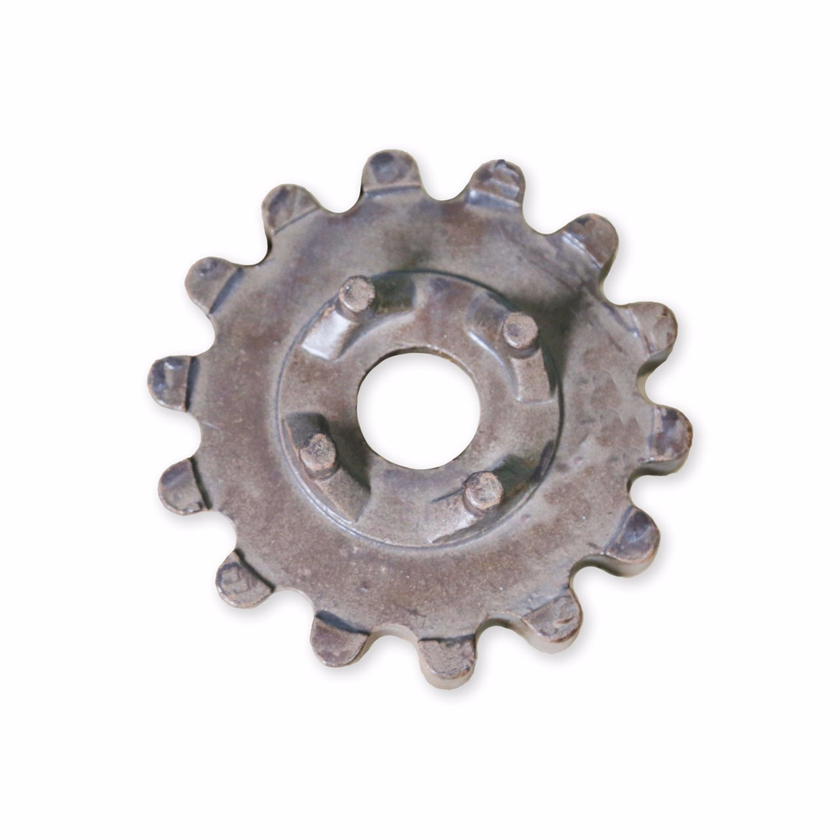
#> input picture 实验一/齿轮.bmp, 840 x 840 px, shrunk from 1280 x 1280 before the run
$ python experiment1.py   (older library calls are emulated)
#> lines starting #> are read from the running program, lines starting #| are printed output that depends on the picture; after the words box and inside, x2 and y2 are one past the last pixel; in counts of white or black regions, pixels touching at a corner belong together
import os
from pathlib import Path

import cv2
import numpy as np


BASE_DIR = Path(__file__).resolve().parent
RESULT_DIR = BASE_DIR / "results"
RESULT_DIR.mkdir(exist_ok=True)


def imread(path, flags=cv2.IMREAD_COLOR):
    # 使用 imdecode 读取中文路径图片，避免 cv2.imread 在 Windows 中文路径下失败。
    data = np.fromfile(str(path), dtype=np.uint8)
    image = cv2.imdecode(data, flags)
    if image is None:
        raise FileNotFoundError(path)
    return image


def imwrite(path, image):
    # 使用 imencode 保存中文路径图片，保证结果能写入对应实验目录。
    ext = Path(path).suffix
    ok, buf = cv2.imencode(ext, image)
    if not ok:
        raise RuntimeError(f"failed to encode {path}")
    buf.tofile(str(path))


def put_label(image, text, org):
    cv2.putText(image, text, org, cv2.FONT_HERSHEY_SIMPLEX, 0.55, (0, 0, 255), 2)


def edge_extract():
    # 指导书步骤：读取原图 -> 阈值分割 -> 反色 -> 提取边缘轮廓。
    image = imread(BASE_DIR / "齿轮.bmp")
#> in imread, image is the input picture: shape (840, 840, 3); mean B, G, R 222.5, 222, 224.9
    gray = cv2.cvtColor(image, cv2.COLOR_BGR2GRAY)

    threshold_value = 180
    _, binary = cv2.threshold(gray, threshold_value, 255, cv2.THRESH_BINARY)
    inverse = 255 - binary
    # RETR_EXTERNAL 提取外部轮廓，CHAIN_APPROX_SIMPLE 压缩冗余轮廓点。
    contours, _ = cv2.findContours(inverse, cv2.RETR_EXTERNAL, cv2.CHAIN_APPROX_SIMPLE)

    contour_image = image.copy()
    cv2.drawContours(contour_image, contours, -1, (0, 0, 255), 2)
    put_label(contour_image, f"contours: {len(contours)}", (20, 40))

    imwrite(RESULT_DIR / "01_gray.png", gray)
    imwrite(RESULT_DIR / "02_threshold.png", binary)
    imwrite(RESULT_DIR / "03_inverse.png", inverse)
    imwrite(RESULT_DIR / "04_edge_contours.png", contour_image)

    return {
        "source": "齿轮.bmp",
        "shape": image.shape,
        "threshold": threshold_value,
        "contours": len(contours),
    }


def image_filter():
    # 指导书步骤：读取原图后分别进行均值、中值、高斯滤波。
    image = imread(BASE_DIR / "20210416144049781.png")
    mean_filter = cv2.blur(image, (5, 5))
    median_filter = cv2.medianBlur(image, 5)
    gaussian_filter = cv2.GaussianBlur(image, (5, 5), 0)
    # 高斯滤波先抑制噪声，再用 Canny 得到较稳定的边缘。
    gaussian_edge = cv2.Canny(gaussian_filter, 80, 160)

    imwrite(RESULT_DIR / "05_filter_original.png", image)
    imwrite(RESULT_DIR / "06_mean_filter.png", mean_filter)
    imwrite(RESULT_DIR / "07_median_filter.png", median_filter)
    imwrite(RESULT_DIR / "08_gaussian_filter.png", gaussian_filter)
    imwrite(RESULT_DIR / "09_gaussian_canny_edge.png", gaussian_edge)

    return {
        "source": "20210416144049781.png",
        "shape": image.shape,
        "mean_kernel": "5x5",
        "median_kernel": 5,
        "gaussian_kernel": "5x5",
        "canny_threshold": "80,160",
    }


def edge_detection():
    # 指导书步骤：读取原图 -> 反色 -> Sobel 和 Robert 边缘检测。
    image = imread(BASE_DIR / "齿轮.bmp")
    gray = cv2.cvtColor(image, cv2.COLOR_BGR2GRAY)
    inverse = 255 - gray

    sobel_x = cv2.Sobel(inverse, cv2.CV_16S, 1, 0, ksize=3)
    sobel_y = cv2.Sobel(inverse, cv2.CV_16S, 0, 1, ksize=3)
    sobel = cv2.addWeighted(cv2.convertScaleAbs(sobel_x), 0.5, cv2.convertScaleAbs(sobel_y), 0.5, 0)

    # Robert 算子使用 2x2 对角差分模板，适合检测细小灰度突变。
    robert_x = np.array([[1, 0], [0, -1]], dtype=np.float32)
    robert_y = np.array([[0, 1], [-1, 0]], dtype=np.float32)
    rx = cv2.filter2D(inverse, cv2.CV_16S, robert_x)
    ry = cv2.filter2D(inverse, cv2.CV_16S, robert_y)
    robert = cv2.addWeighted(cv2.convertScaleAbs(rx), 0.5, cv2.convertScaleAbs(ry), 0.5, 0)

    imwrite(RESULT_DIR / "10_detection_inverse.png", inverse)
    imwrite(RESULT_DIR / "11_sobel_edge.png", sobel)
    imwrite(RESULT_DIR / "12_robert_edge.png", robert)

    return {
        "source": "齿轮.bmp",
        "sobel_kernel": 3,
        "robert_kernel": "2x2",
    }


def main():
    edge_info = edge_extract()
#> in edge_extract, `_, binary = cv2.threshold(gray, threshold_value, 255, cv2.THRESH_BINARY)`:
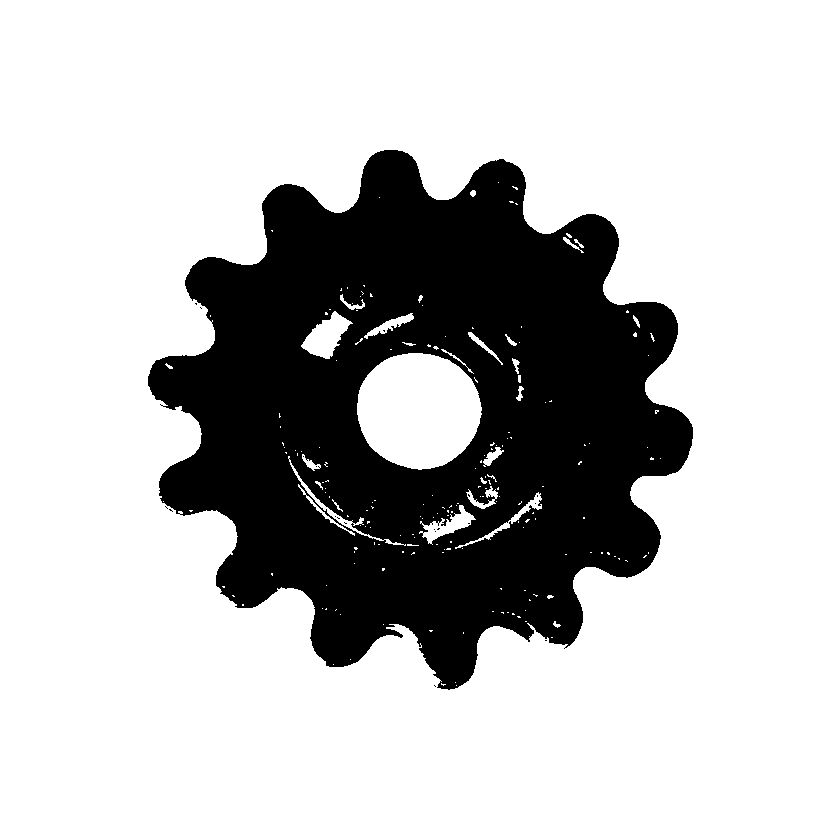
#> binary: shape (840, 840); 75.2% white; 20 black regions (19 under 20 px), largest, box (x1, y1, x2, y2) and area: (148, 150, 693, 690) 174949
#> in edge_extract, `inverse = 255 - binary`: inverse: shape (840, 840); 24.8% white; 20 white regions (19 under 20 px)
#> in edge_extract, `contours, _ = cv2.findContours(inverse, cv2.RETR_EXTERNAL, cv2.CHAIN_A..`: contours = 7 contours, 6 with area under 20; largest, box (x1, y1, x2, y2) and area: (148, 150, 693, 690) 190808
#> in edge_extract, `cv2.drawContours(contour_image, contours, -1, (0, 0, 255), 2)`:
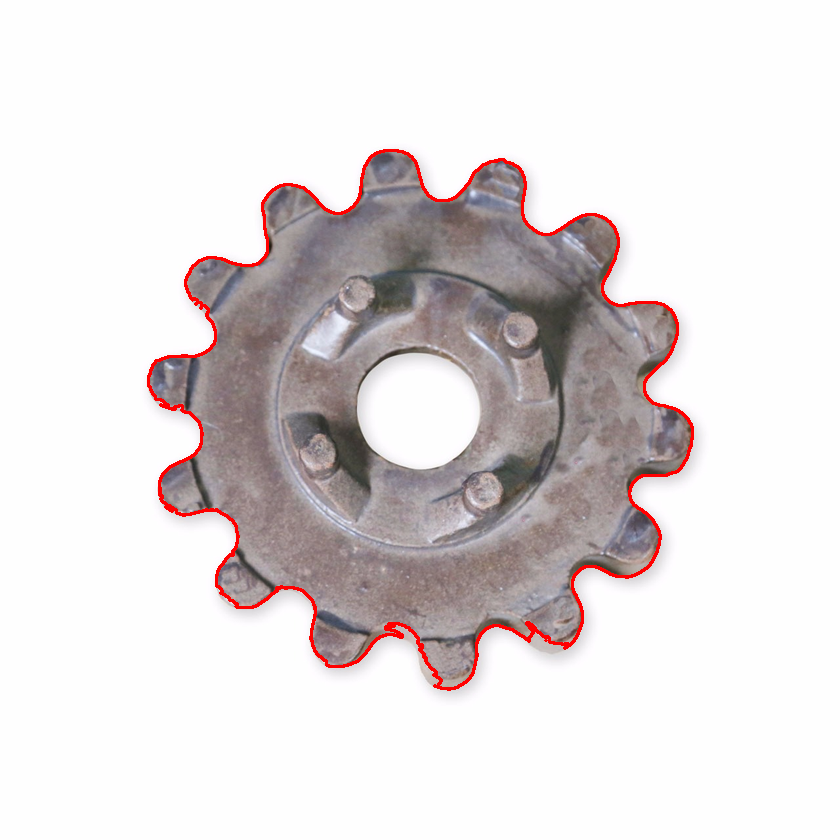
#> contour_image: shape (840, 840, 3); 1.22% of pixels changed, all inside (x1, y1, x2, y2) = (147, 149, 694, 691)
#> edge_info = {'source': '齿轮.bmp', 'shape': (840, 840, 3), 'threshold': 180, 'contours': 7}
    filter_info = image_filter()
#> call 2 of imread, with flags = 1
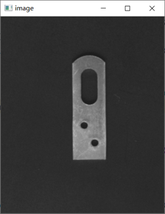
#> input picture 实验一/20210416144049781.png, 165 x 214 px, shrunk from 251 x 326 before the run
#> in imread, image is the input picture: shape (214, 165, 3); mean B, G, R 66.6, 66.6, 66.6
#> in image_filter, `gaussian_edge = cv2.Canny(gaussian_filter, 80, 160)`:
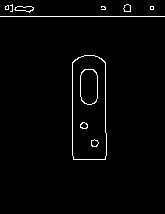
#> gaussian_edge: shape (214, 165); 2% white in thin lines or dots, all inside (x1, y1, x2, y2) = (0, 4, 165, 160)
    detection_info = edge_detection()
#> in edge_detection, `sobel_x = cv2.Sobel(inverse, cv2.CV_16S, 1, 0, ksize=3)`:
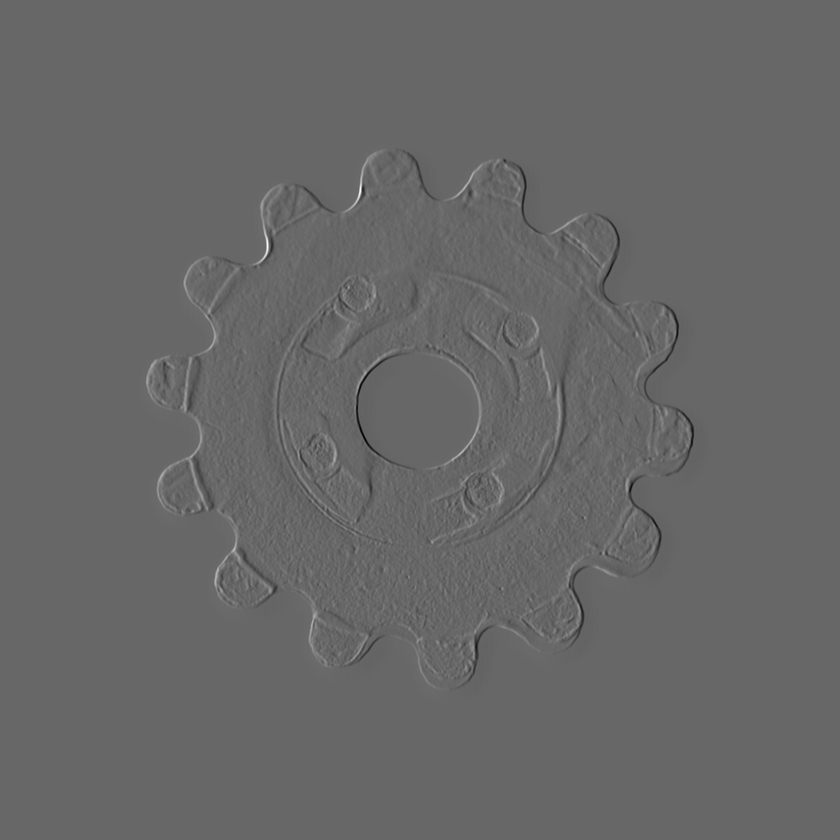
#> sobel_x: shape (840, 840) int16; min -600, max 876, mean 0; drawn with min black and max white
#> in edge_detection, `rx = cv2.filter2D(inverse, cv2.CV_16S, robert_x)`:
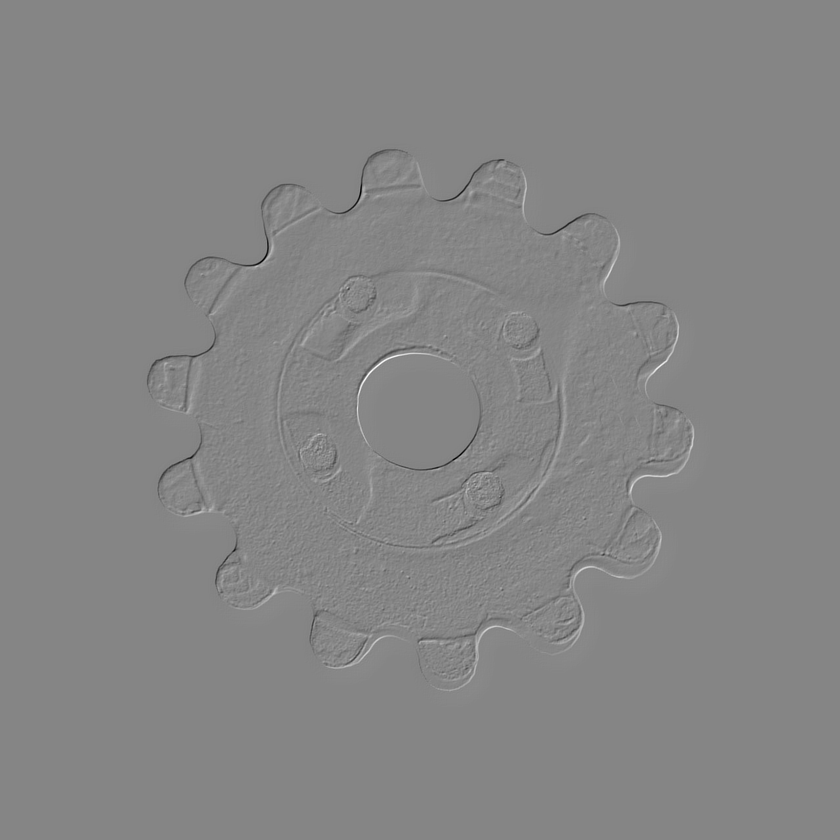
#> rx: shape (840, 840) int16; min -167, max 152, mean 0; drawn with min black and max white
#> in edge_detection, `robert = cv2.addWeighted(cv2.convertScaleAbs(rx), 0.5, cv2.convertScal..`:
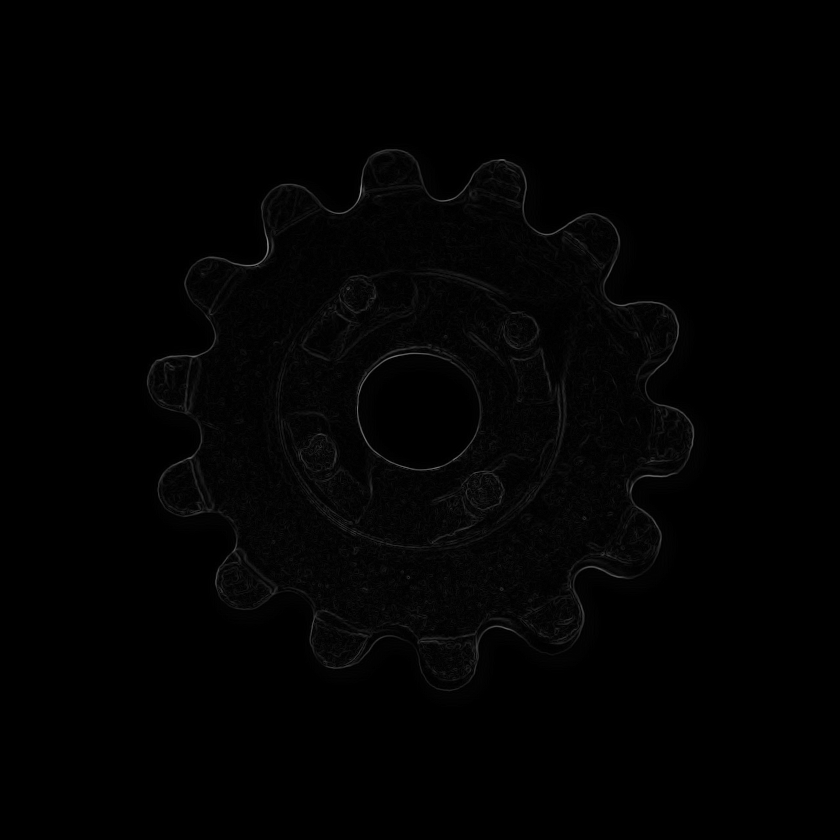
#> robert: shape (840, 840); min 0, max 146, mean 2

    lines = [
        "Experiment 1 result summary",
        f"Edge source: {edge_info['source']}, shape: {edge_info['shape']}",
        f"Threshold: {edge_info['threshold']}, contours: {edge_info['contours']}",
        f"Filter source: {filter_info['source']}, shape: {filter_info['shape']}",
        f"Mean/median/gaussian parameters: {filter_info['mean_kernel']}, {filter_info['median_kernel']}, {filter_info['gaussian_kernel']}",
        f"Gaussian Canny threshold: {filter_info['canny_threshold']}",
        f"Detection source: {detection_info['source']}, Sobel kernel: {detection_info['sobel_kernel']}, Robert kernel: {detection_info['robert_kernel']}",
    ]
    (RESULT_DIR / "result_summary.txt").write_text("\n".join(lines), encoding="utf-8")
    print("experiment1 ok")


if __name__ == "__main__":
    main()
